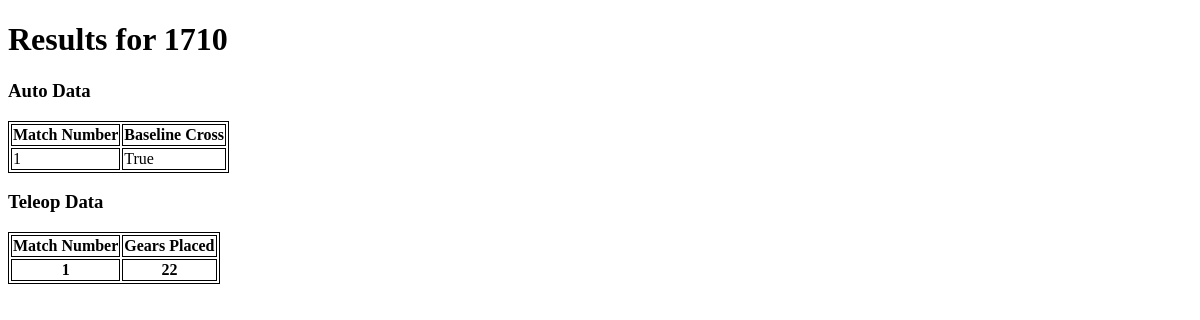
/scout/team/1710/, run on an earlier commit of the app's database.
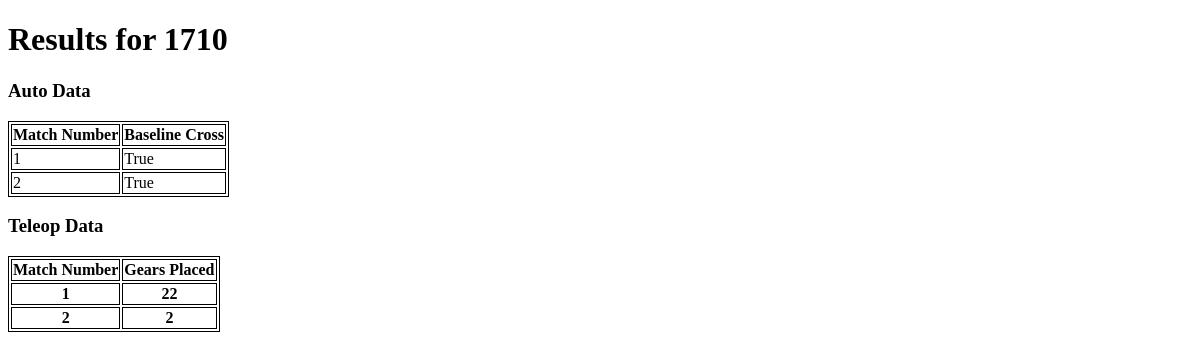
And on a later commit of the database.
### scout_app/models.py (models this page shows)
class AutoData(models.Model):
	match_number = models.PositiveIntegerField(default = 0)
	team_number = models.PositiveIntegerField(default = 0)
	baseline_crossed = models.BooleanField(default=False)
	gears_placed = models.PositiveIntegerField(default = 0)
	auto_fuel_accuracy = models.PositiveIntegerField(default = 0)
	auto_fuel_speed = models.PositiveIntegerField(default = 0)
	hopper_efficiency = models.PositiveIntegerField(default = 0)
	test_choice = models.IntegerField(choices=QUALITY_CHOICES, default = 1)

class TeleopData(models.Model):
	match_number = models.PositiveIntegerField(default = 0)
	team_number = models.PositiveIntegerField(default = 0)
	gears_placed = models.PositiveIntegerField(default = 0)
	teleop_fuel_accuracy = models.PositiveIntegerField(default = 0)
	teleop_fuel_speed = models.PositiveIntegerField(default = 0)
	fuel_floor_intake = models.BooleanField(default = False)

### scout_app/views.py (the view)
# urls.py: url(r'^team/(?P<team_number>[0-7000]+)/$', views.team_lookup, name = 'team_lookup'),
def team_lookup(request, team_number):
	auto_data = AutoData.objects.order_by('match_number')
	teleop_data = TeleopData.objects.order_by('match_number')
	team_auto_data = []
	team_teleop_data = []
	for team in auto_data:
		if team.team_number == int(team_number):
			team_auto_data.append(team)
	for team in teleop_data:
		if team.team_number == int(team_number):
			team_teleop_data.append(team)
	context = {'team_number' : team_number, 'team_auto_data' : team_auto_data, 'team_teleop_data' : team_teleop_data}
	return render(request, 'scout_app/team_results.html', context)

### scout_app/templates/scout_app/team_results.html
<!DOCTYPE html>
<html>
	{% load static %}
	<link rel="stylesheet" type="text/css" href="{% static 'scout_app/team_results_styles.css' %}" />
	<body>
		<h1> Results for {{ team_number }} </h1>
		{% if team_auto_data %}
			<h3>Auto Data</h3>
			<table id="auto_table">
				<tr>
				    <th>Match Number</th>
                                    <th>Baseline Cross</th>
				</tr>
			{% for team in team_auto_data %}
				<tr>
				    <td>{{ team.match_number }}</td>
				    <td>{{ team.baseline_crossed }}</td>
				</tr>
			{% endfor %}
			</table>
			<h3>Teleop Data</h3>
			<table id="teleop_table">
				<tr>
				    <th>Match Number</th>
				    <th>Gears Placed</th>
				</tr>
			{% for team in team_teleop_data %}
				<tr>
				    <th>{{ team.match_number }}</th>
				    <th>{{ team.gears_placed }}</th>
				</tr>
			{% endfor %}
			</table>
		{% else %}
			<p>No data for this team</p>
		{% endif %}
	</body>
</html>

### scout_app/static/scout_app/team_results_styles.css (style rules this page uses)
table, th, td { border: 1px solid black; }

What changed in the data, as far as the page shows it:
added AutoData: match_number "2", baseline_crossed "True"
added TeleopData: match_number "2", gears_placed "2"
